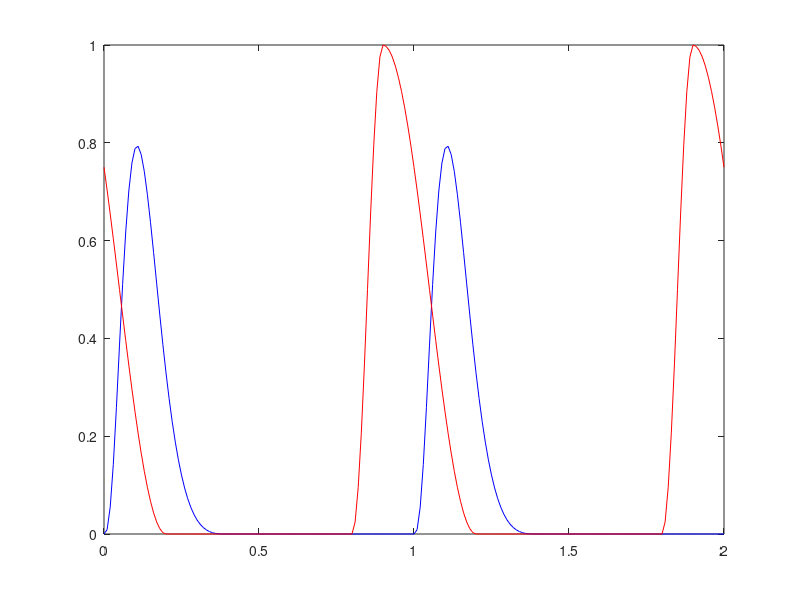

MATLAB code for this plot:





t = 0:.01:2; 
HR = 60; 

T     = 60 / HR; 
tauR  = 48 * 1e-3; 


Frise = zeros(size(t)); 
for i = 1:length(t) 
    tc    = mod(t(i), T); 
    x     = min(8, max(0, tc / tauR)); 
    Frise(i) = 0.02 * x^3 * (8 - x)^2 * exp(-x);
end 

figure(10)
clf
plot(t,Frise,'b')


k_TS = .1; 
k_TR = .3; 
TS = k_TS * T; 
TR = k_TR * T; 

y_a = zeros(size(t)); 
for i = 1:length(t) 
    tc    = mod(t(i)+.2, T); 
    x     = min(8, max(0, tc / tauR)); 
    if tc >= 0 && tc < TS 
        y_a(i) = 0.5*(1 - cos(pi*tc/TS)); 
    elseif tc >= TS && tc < TR + TS 
        y_a(i) = 0.5*(1 + cos(pi*(tc - TS)/TR)); 
    else
        y_a(i) = 0; 
    end 
end 


figure(10)
hold on 
plot(t,y_a,'r')